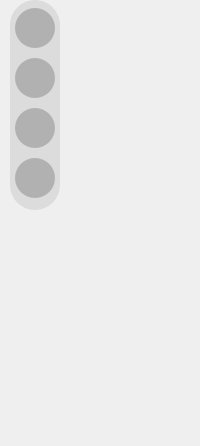
        <widget class="QFrame" name="sidePane">
         <property name="minimumSize">
          <size>
           <width>80</width>
           <height>0</height>
          </size>
         </property>
         <property name="maximumSize">
          <size>
           <width>200</width>
           <height>16777215</height>
          </size>
         </property>
         <property name="styleSheet">
          <string notr="true">background-color:none; border-radius:10px;</string>
         </property>
         <property name="frameShape">
          <enum>QFrame::StyledPanel</enum>
         </property>
         <property name="frameShadow">
          <enum>QFrame::Raised</enum>
         </property>
         <layout class="QVBoxLayout" name="verticalLayout">
          <property name="leftMargin">
           <number>10</number>
          </property>
          <property name="topMargin">
           <number>0</number>
          </property>
          <item>
           <widget class="QFrame" name="frame_18">
            <property name="minimumSize">
             <size>
              <width>50</width>
              <height>210</height>
             </size>
            </property>
            <property name="maximumSize">
             <size>
              <width>50</width>
              <height>210</height>
             </size>
            </property>
            <property name="styleSheet">
             <string notr="true">background-color:rgba(0,0,0,20); border-radius:25;</string>
            </property>
            <property name="frameShape">
             <enum>QFrame::StyledPanel</enum>
            </property>
            <property name="frameShadow">
             <enum>QFrame::Raised</enum>
            </property>
            <layout class="QGridLayout" name="gridLayout_3">
             <property name="leftMargin">
              <number>0</number>
             </property>
             <property name="topMargin">
              <number>0</number>
             </property>
             <property name="rightMargin">
              <number>0</number>
             </property>
             <property name="bottomMargin">
              <number>0</number>
             </property>
             <property name="spacing">
              <number>2</number>
             </property>
             <item row="0" column="0">
              <widget class="QPushButton" name="menuBtn_2">
               <property name="minimumSize">
                <size>
                 <width>40</width>
                 <height>40</height>
                </size>
               </property>
               <property name="maximumSize">
                <size>
                 <width>40</width>
                 <height>40</height>
                </size>
               </property>
               <property name="styleSheet">
                <string notr="true">QPushButton {
border-radius:20px;
background-color:rgba(0,0,0,50);
border:none;
}

QPushButton::hover {
border-radius:20px;
background-color:rgba(255,255,255, 50);
border:none;
}

QPushButton::pressed {
border-radius:20px;
background-color:rgba(255,255,255, 30);
border:none;
}
</string>
               </property>
               <property name="text">
                <string/>
               </property>
               <property name="icon">
                <iconset>
                 <normaloff>../../resources/icons/icon_home.png</normaloff>../../resources/icons/icon_home.png</iconset>
               </property>
               <property name="iconSize">
                <size>
                 <width>24</width>
                 <height>24</height>
                </size>
               </property>
              </widget>
             </item>
             <item row="1" column="0">
              <widget class="QPushButton" name="menuBtn_3">
               <property name="minimumSize">
                <size>
                 <width>40</width>
                 <height>40</height>
                </size>
               </property>
               <property name="maximumSize">
                <size>
                 <width>40</width>
                 <height>40</height>
                </size>
               </property>
               <property name="styleSheet">
                <string notr="true">QPushButton {
border-radius:20px;
background-color:rgba(0,0,0,50);
border:none;
}

QPushButton::hover {
border-radius:20px;
background-color:rgba(255,255,255, 50);
border:none;
}

QPushButton::pressed {
border-radius:20px;
background-color:rgba(255,255,255, 30);
border:none;
}
</string>
               </property>
               <property name="text">
                <string/>
               </property>
               <property name="icon">
                <iconset>
                 <normaloff>../../resources/icons/icon_explore.png</normaloff>../../resources/icons/icon_explore.png</iconset>
               </property>
               <property name="iconSize">
                <size>
                 <width>24</width>
                 <height>24</height>
                </size>
               </property>
              </widget>
             </item>
             <item row="2" column="0">
              <widget class="QPushButton" name="menuBtn_4">
               <property name="minimumSize">
                <size>
                 <width>40</width>
                 <height>40</height>
                </size>
               </property>
               <property name="maximumSize">
                <size>
                 <width>40</width>
                 <height>40</height>
                </size>
               </property>
               <property name="styleSheet">
                <string notr="true">QPushButton {
border-radius:20px;
background-color:rgba(0,0,0,50);
border:none;
}

QPushButton::hover {
border-radius:20px;
background-color:rgba(255,255,255, 50);
border:none;
}

QPushButton::pressed {
border-radius:20px;
background-color:rgba(255,255,255, 30);
border:none;
}
</string>
               </property>
               <property name="text">
                <string/>
               </property>
               <property name="icon">
                <iconset>
                 <normaloff>../../resources/icons/icon_library.png</normaloff>../../resources/icons/icon_library.png</iconset>
               </property>
               <property name="iconSize">
                <size>
                 <width>24</width>
                 <height>24</height>
                </size>
               </property>
              </widget>
             </item>
             <item row="3" column="0">
              <widget class="QPushButton" name="menuBtn_5">
               <property name="minimumSize">
                <size>
                 <width>40</width>
                 <height>40</height>
                </size>
               </property>
               <property name="maximumSize">
                <size>
                 <width>40</width>
                 <height>40</height>
                </size>
               </property>
               <property name="styleSheet">
                <string notr="true">QPushButton {
border-radius:20px;
background-color:rgba(0,0,0,50);
border:none;
}

QPushButton::hover {
border-radius:20px;
background-color:rgba(255,255,255, 50);
border:none;
}

QPushButton::pressed {
border-radius:20px;
background-color:rgba(255,255,255, 30);
border:none;
}
</string>
               </property>
               <property name="text">
                <string/>
               </property>
               <property name="icon">
                <iconset>
                 <normaloff>../../resources/icons/icon_settings.png</normaloff>../../resources/icons/icon_settings.png</iconset>
               </property>
               <property name="iconSize">
                <size>
                 <width>24</width>
                 <height>24</height>
                </size>
               </property>
              </widget>
             </item>
            </layout>
           </widget>
          </item>
          <item>
           <spacer name="verticalSpacer_3">
            <property name="orientation">
             <enum>Qt::Vertical</enum>
            </property>
            <property name="sizeHint" stdset="0">
             <size>
              <width>20</width>
              <height>225</height>
             </size>
            </property>
           </spacer>
          </item>
         </layout>
        </widget>
